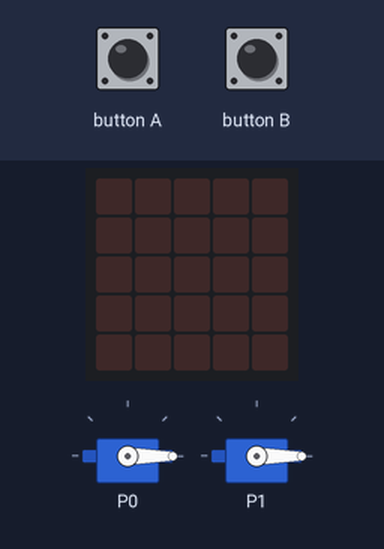
A program run on a simulated BBC micro:bit (MakeCode). On the bench: 2 × servo, the board's 5×5 LED display. The inputs (shaded band) are chosen by the test bench.

Above: at 1.2 s.
1.3 s: button A pressed for 0.15 s
At 2.5 s:
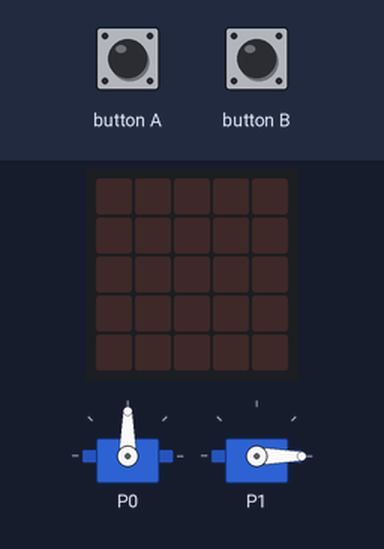
4.4 s: button B pressed for 0.15 s
At 7.2 s:
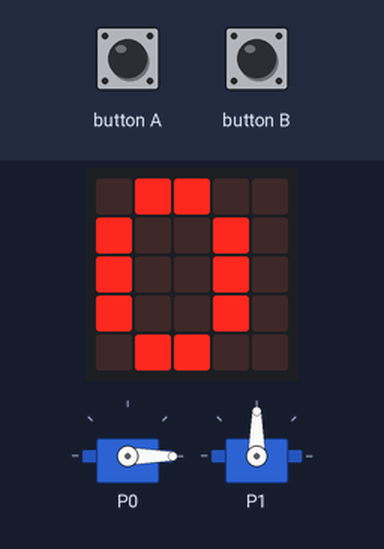
7.5 s: button A pressed for 0.15 s
At 8.4 s:
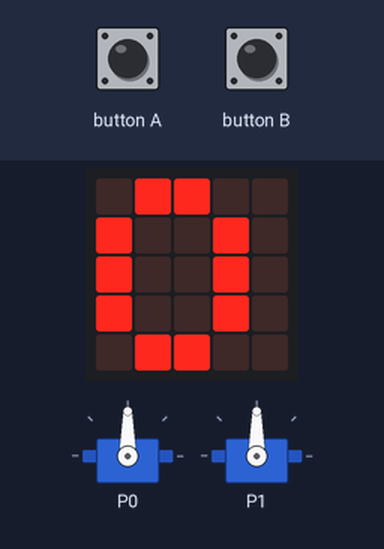
Timing chart, 0 to 14.2 s (numbered marks = the images above; inputs shaded):
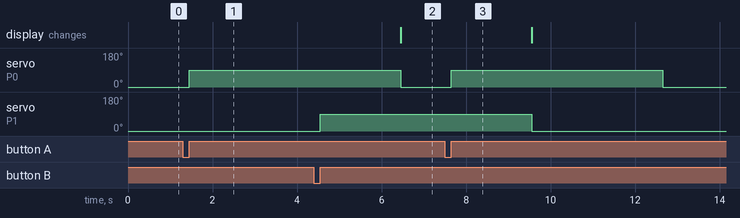

The program:

main.ts
```typescript
input.onButtonPressed(Button.A, function () {
    Coches += 1
    if (Coches >= 10) {
        Coches = 10
    } else {
        servos.P0.setAngle(90)
        basic.pause(5000)
        servos.P0.setAngle(0)
    }
    basic.showString("" + (Coches))
})
input.onButtonPressed(Button.B, function () {
    Coches += -1
    if (Coches < 0) {
        Coches = 0
    } else {
        servos.P1.setAngle(90)
        basic.pause(5000)
        servos.P1.setAngle(0)
    }
    basic.showString("" + (Coches))
})
let Coches = 0
Coches = 0
servos.P0.setAngle(0)
servos.P1.setAngle(0)
basic.forever(function () {

})
```

test.ts
```typescript
// aquí va el archivo "tests"; esto no se compilará cuando este paquete se utilice como una extensión.
```

Measured:
- after the input at 1.3 s, servo on P0: 0° → 90° after 0.15 s
- after the input at 4.4 s, servo on P1: 0° → 90° after 0.15 s; the display: changes after 2.1 s (image 2)
- after the input at 7.5 s, servo on P0: 0° → 90° after 0.15 s, → 0° 5.0 s later
